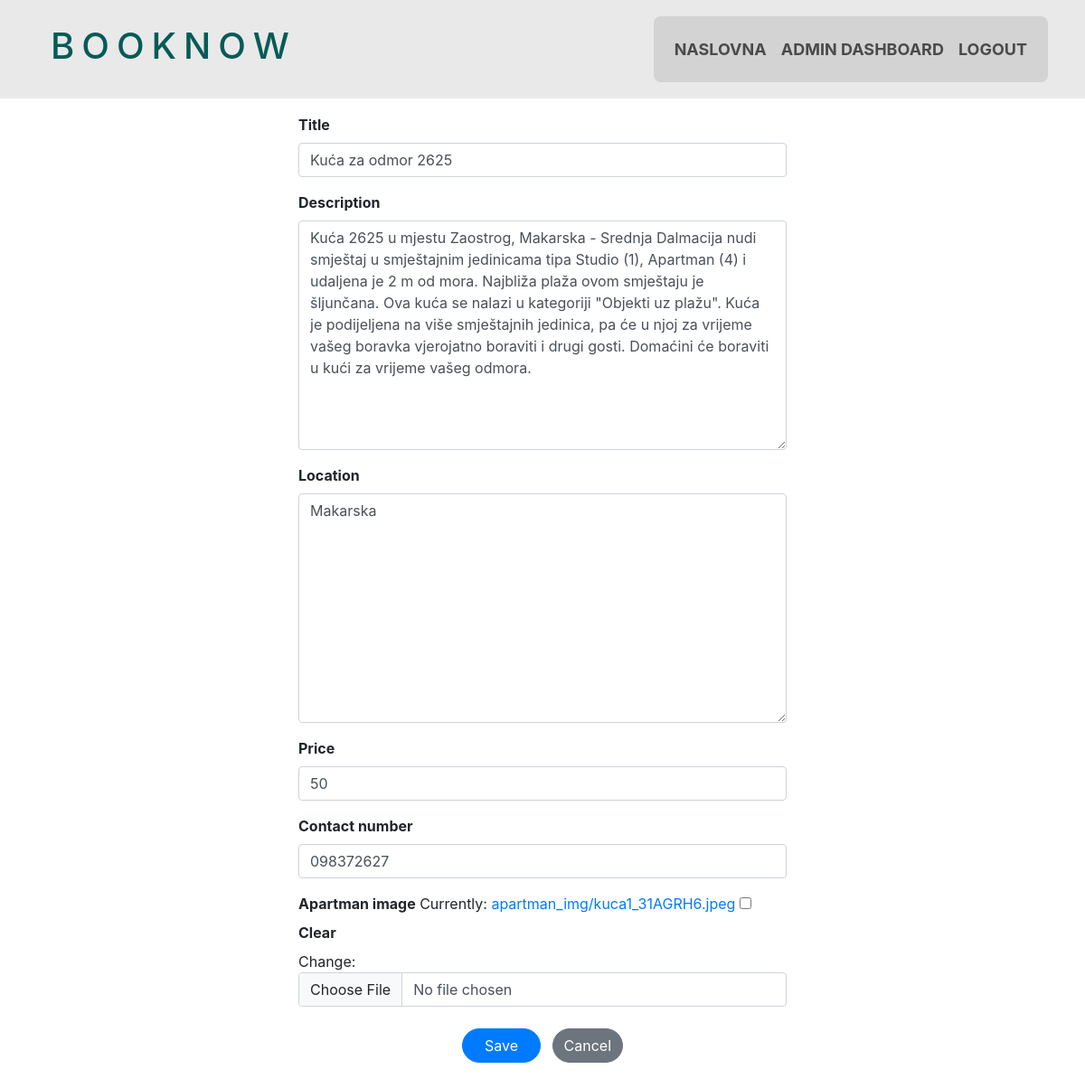
The page /app/edit_apartman/7/ (signed in) on the database its author committed.
### app/models.py (models this page shows)
class Apartman(models.Model):
    title = models.CharField(max_length=200)
    description = models.TextField()
    location=models.TextField(default="no location")
    price = models.CharField(max_length=15, null=True, blank=True)
    user = models.ForeignKey(User, on_delete=models.CASCADE)
    contact_number = models.CharField(max_length=15, null=True, blank=True)
    apartman_image = models.ImageField(upload_to='apartman_img/', null=True, blank=True)

### app/views.py (the view)
# urls.py: path('edit_apartman/<int:apartman_id>/', views.edit_apartman, name='edit_apartman'),
@login_required
def edit_apartman(request, apartman_id):
    apartman = get_object_or_404(Apartman, id=apartman_id)
    if request.method == 'POST':
        form = ApartmanForm(request.POST, request.FILES, instance=apartman)
        if form.is_valid():
            form.save()
            return HttpResponseRedirect(reverse('app:apartman_detail', args=[apartman.id]))
    else:
        form = ApartmanForm(instance=apartman)
    return render(request, 'app/edit_apartman.html', {'form': form, 'apartman': apartman})

### app/forms.py
class ApartmanForm(ModelForm):
    class Meta:
        model = Apartman
        fields= ['title','description', 'location','price','contact_number','apartman_image']

### app/templates/app/edit_apartman.html (shortened to what this page needs)
{% extends "app/base.html" %}
{% load widget_tweaks %}
{% block content %}
<!DOCTYPE html>
<html lang="en">
<head>
  <link rel="stylesheet" href="https://stackpath.bootstrapcdn.com/bootstrap/4.5.2/css/bootstrap.min.css">
</head>
<body>
  <div class="container">
    <div class="row justify-content-center">
      <div class="col-md-6">
        <form method="post" enctype="multipart/form-data">
          {% for field in form.visible_fields %}
            {% if field.label != "Text" %}
              <div class="form-group mt-3">
                <label for="{{ field.id_for_label }}">{{ field.label }}</label>
                {{ field|add_class:'form-control' }}
              </div>
            {% endif %}
          {% endfor %}
          <div class="form-group mt-4 mb-5 text-center">
            <button type="submit" class="btn btn-primary px-4 rounded-pill mr-2">
               Save
            </button>
            <a href="{% url 'app:apartman_detail' apartman.id %}" class="btn btn-secondary rounded-pill">Cancel</a>
          </div>
        </form>
      </div>
    </div>
  </div>
</body>
</html>
{% endblock %}

### static/app/app.css (style rules this page uses)
* { padding: 0; margin: 0; }
body { background-color: #fffffe; }
.form-group { position: relative; margin-bottom: 1.5rem; }
.form-group label { font-weight: bold; margin-bottom: 0.5rem; }
.form-control { border-radius: 0.25rem; border: 1px solid #ccc; padding: 0.5rem 1rem; }
.btn-primary { background-color: #007bff; border-color: #007bff; }
.btn-secondary { background-color: #6c757d; border-color: #6c757d; }
a { text-decoration: none; }
.container { padding-top: 110px; }

### rows shown on the page
Apartman: visible_fields "Kuća za odmor 2625" "Kuća 2625 u mjestu Zaostrog, Makarska - Srednja Dalmacija nudi smještaj u smještajnim jedinicama tipa Studio (1), Apartman (4) i udaljena je 2 m od mora. Najbliža plaža ovom smještaju je šljunčana. Ova kuća se nalazi u kategoriji \"Objekti uz plažu\". Kuća je podijeljena na više smještajnih jedinica, pa će u njoj za vrijeme vašeg boravka vjerojatno boraviti i drugi gosti. Domaćini će boraviti u kući za vrijeme vašeg odmora." "Makarska" "50" "098372627"

### other values the page prints
{{ field.label }} "Title" "Description" "Location" "Price" "Contact number" "Apartman image"
